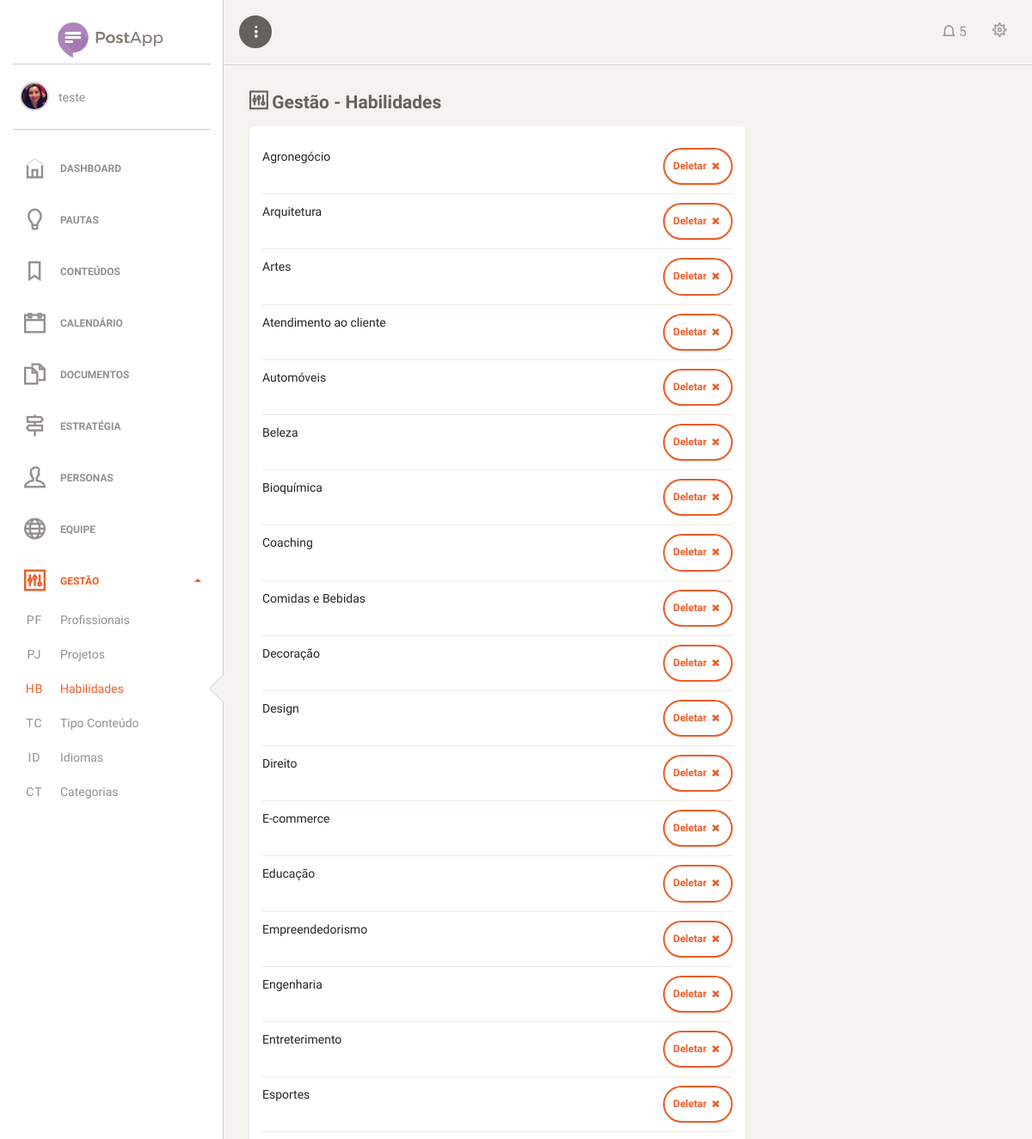
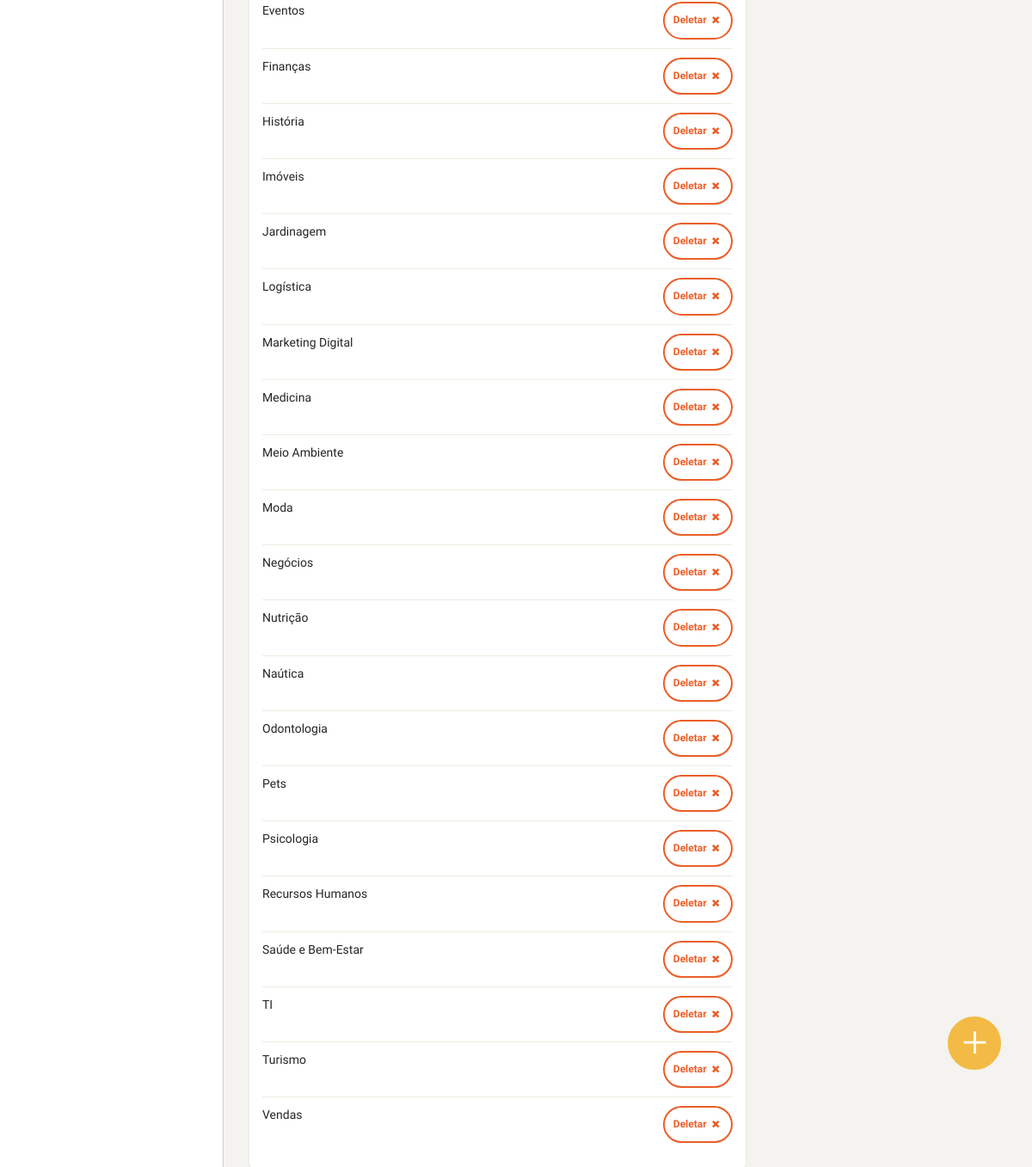
Page /view/adm/habilidades.php (signed in) on the committed database (2 pictures, top to bottom).
### tables this page shows
CREATE TABLE `habilidades` (
  `id_habilidade` int(11) NOT NULL,
  `nome_habilidade` varchar(45) DEFAULT NULL
);

### model/stConexao.php (called while the page is built, shortened)
<?php
class Conexao {
    public static $instance;
    private static $user = USER;
    private static $pass = PASS;
    public static function getInstance() {
        try {
            if (!isset(self::$instance)) {
                self::$instance = new PDO('mysql:host=' . HOST . ';dbname=' . BANCO, self::$user, self::$pass, array(PDO::MYSQL_ATTR_INIT_COMMAND => "SET NAMES utf8"));
                self::$instance->setAttribute(PDO::ATTR_ERRMODE, PDO::ERRMODE_EXCEPTION);
                self::$instance->setAttribute(PDO::ATTR_ORACLE_NULLS, PDO::NULL_EMPTY_STRING);
            }
            return self::$instance;
        } catch (PDOException $ex) {
            echo '<h1>Erro interno de servidor. Por favor, entre em contato com um de nossos desenvolvedores.</h1>';
            echo '<br>email: contato@melhorcomprapocos.com.br';
            echo '<br>Erro'. $ex->getMessage();
            echo '<br>mysql:host=' . HOST . ';dbname=' . BANCO, self::$user, self::$pass, array(PDO::MYSQL_ATTR_INIT_COMMAND => "SET NAMES utf8");
            die();
        }
    }
}

### model/habilidades.php (called while the page is built, shortened)
<?php
require_once 'stConexao.php';
class habilidades {
		public static function getAllSkills() {
		 try {
			$stmt = Conexao::getInstance()->prepare("SELECT * FROM habilidades");
			$stmt->execute();
			$colunas = array();
			while ($row = $stmt->fetch(PDO::FETCH_OBJ)) {
				array_push($colunas, $row);
			}
			return $colunas;
			} catch(PDOException $ex) {
				return false;
			}
		}
}

### view/adm/habilidades.php (the view, shortened to what this page needs)
<?php
require_once '../../model/habilidades.php';
$habilidades = habilidades::getAllSkills();
?>
<html lang="pt-br">
    <head>
        <?php require_once './includes/header_imports.php'; ?>
    </head>
    <body>
        <div class="wrapper">
            <?php require_once './includes/side_bar.php'; ?>
            <div class="main-panel">
                <?php require_once './includes/menu_topo.php'; ?>
                <div class="content">
                    <div class="container-fluid">
                        <h4 class="title"><i class="ti-panel"></i> Gestão - Habilidades</h4>
                        <div class="row">
                            <div class="col-md-8">
                                <div class="card">
                                    <div class="card-content">
                                        <ul class="list-unstyled team-members">
                                            <?php foreach ($habilidades as $habilidade) : ?>
                                                <li id="habilidadeId<?= $habilidade->id_habilidade ?>">
                                                    <div class="row">
                                                        <div class="col-xs-8">
                                                            <?= $habilidade->nome_habilidade ?>
                                                        </div>
                                                        <div class="col-xs-4 text-right">
                                                            <btn class="btn btn-sm btn-danger btn-icon" onclick="deletaHabilidade('<?= $habilidade->id_habilidade ?>',this);">Deletar <i class="fa fa-times"></i></btn>
                                                        </div>
                                                    </div>
                                                </li>
                                            <?php endforeach; ?>
                                        </ul>
                                    </div>
                                </div>
                            </div>
                        </div>
                    </div>
                </div>
                <a href="#" class="btn btn-icon btn-fixed" onclick="funcoes.showSwal('habilidade')">
                    <i class="ti-plus"></i>
                </a>
            </div>
        </div>
    </body>
</html>

### view/adm/assets/css/custom.css (style rules this page uses)
.btn.btn-icon, .navbar .navbar-nav > li > a.btn.btn-icon { padding: 10px; }
h4.title { margin-top: 0; }
.btn-fixed { position: fixed; bottom: 5%; right: 3%; font-size: 2em; color: #fff; background: #f3bb45; border-color: #f3bb45; padding: 15px !important; border-radius: 100% !important; }

### rows in the picture
habilidades: nome_habilidade "Agronegócio"
habilidades: nome_habilidade "Arquitetura"
habilidades: nome_habilidade "Artes"
habilidades: nome_habilidade "Atendimento ao cliente"
habilidades: nome_habilidade "Automóveis"
habilidades: nome_habilidade "Beleza"
habilidades: nome_habilidade "Bioquímica"
habilidades: nome_habilidade "Coaching"
habilidades: nome_habilidade "Comidas e Bebidas"
habilidades: nome_habilidade "Decoração"
habilidades: nome_habilidade "Design"
habilidades: nome_habilidade "Direito"
habilidades: nome_habilidade "E-commerce"
habilidades: nome_habilidade "Educação"
habilidades: nome_habilidade "Empreendedorismo"
habilidades: nome_habilidade "Engenharia"
habilidades: nome_habilidade "Entreterimento"
habilidades: nome_habilidade "Esportes"
habilidades: nome_habilidade "Eventos"
habilidades: nome_habilidade "Finanças"
habilidades: nome_habilidade "História"
habilidades: nome_habilidade "Imóveis"
habilidades: nome_habilidade "Jardinagem"
habilidades: nome_habilidade "Logística"
habilidades: nome_habilidade "Marketing Digital"
habilidades: nome_habilidade "Medicina"
habilidades: nome_habilidade "Meio Ambiente"
habilidades: nome_habilidade "Moda"
habilidades: nome_habilidade "Negócios"
habilidades: nome_habilidade "Nutrição"
habilidades: nome_habilidade "Naútica"
habilidades: nome_habilidade "Odontologia"
habilidades: nome_habilidade "Pets"
habilidades: nome_habilidade "Psicologia"
habilidades: nome_habilidade "Recursos Humanos"
habilidades: nome_habilidade "Saúde e Bem-Estar"
habilidades: nome_habilidade "TI"
habilidades: nome_habilidade "Turismo"
habilidades: nome_habilidade "Vendas"

### other values in the picture
$_SESSION['nome_usuario'] "teste"
